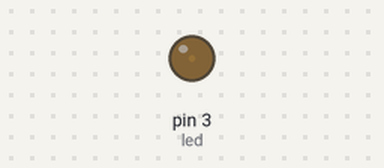
A sketch run on a simulated Arduino Uno, built with avr-gcc and run on an emulated ATmega328P. Parts: output pins drawn as LEDs (lit = HIGH).

Above: at 0.05 s.
At 1.15 s:
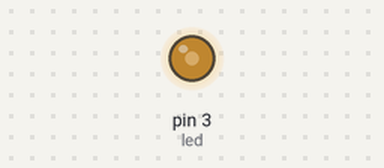
At 2.3 s:
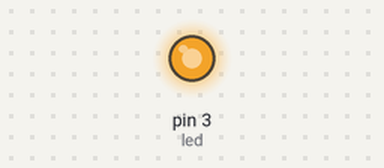
At 4.55 s:
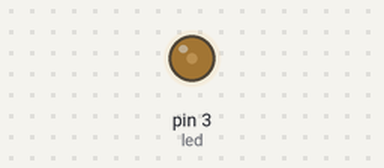
Timing chart, 0 to 6.6 s (numbered marks = the images above):
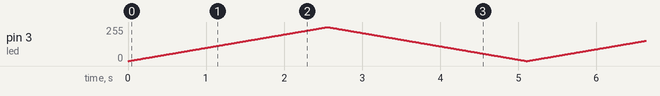

The sketch:

Programa_9_Clase_PWM.ino
```cpp
//PWM = MODULACION POR ANCHO DE PULSO
//ANALOGIA: CONSISTE EN SIMULAR UNA SEÑPAL ANALOGICA A TRAVES DE LA MODIFICACION DEL TIEMPO DE TRABAJO
//(ALTO) DE UNA SEÑAL DIGITAL

//PWM = 1 BYTE => 0 AL 255
//DONDE 0 = 0VOLTS
//      255 = 5VOLTS

//NO TODOS LOS PINES DIGITALES SON PWM, SOLO LOS QUE ASI LO INDICAN.
//EN ARDUINO 1 SON AQUELLOS QUE CUENTAN CON UNA VIRGULILLA A SU LADO (~)

int led = 3; //pin compatible con pwm

void setup() {
  //A LOS PINES PWM NO SE LES ESTABLECE MODO DE TRABAJO
}

int i;
void loop() {
  for(i=0;i<255;i++){
    analogWrite(led,i); //PWM
      delay(10);
    }
  for(i=255;i>0;i--){
    analogWrite(led,i);
    delay(10);
  }
}
```
